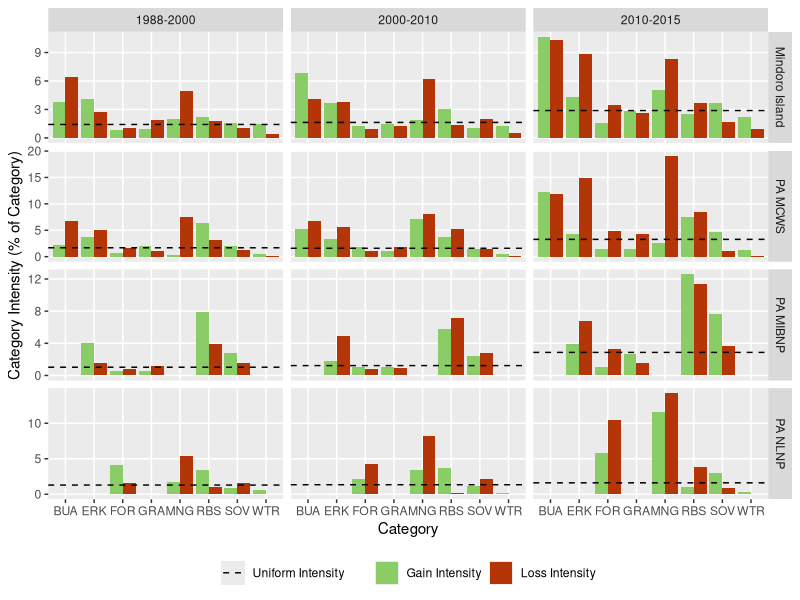

This chart was generated by the following R code:
# Script Description --------------------
# This R script generates barplots using ggplot2 package to visualise the interval level
# intensity analysis of changes in Mindoro Island, Philippines derived from land cover
# classification of Landsat data for three time-intervals: 1988-2000, 2000-2010, and
# 2010-2015. Intensity analysis was calculated using an Excel spreadsheet with a VBA macro
# (see https://sites.google.com/site/intensityanalysis/). The domain of analysis is
# Mindoro Island. 
#
# Script By:      Jose Don T De Alban
# Date Created:   13 Mar 2018
# Last Modified:  30 Jul 2019

# Set Working Directory -------------------
setwd("/Users/dondealban/Mindoro/")

# Load Libraries --------------------------
library(tidyverse)
library(readxl)

# Read Input Data -------------------------

# Read interval level XLSX data file, convert to data frame, and store into variable
dfMINDRg <- as.data.frame(read_excel("Category_Level_Intensity_Analysis_ALL.xlsx", sheet="Gain_Mindoro"))
dfMINDRl <- as.data.frame(read_excel("Category_Level_Intensity_Analysis_ALL.xlsx", sheet="Loss_Mindoro"))
dfMCWSg  <- as.data.frame(read_excel("Category_Level_Intensity_Analysis_ALL.xlsx", sheet="Gain_MCWS"))
dfMCWSl  <- as.data.frame(read_excel("Category_Level_Intensity_Analysis_ALL.xlsx", sheet="Loss_MCWS"))
dfMIBNPg <- as.data.frame(read_excel("Category_Level_Intensity_Analysis_ALL.xlsx", sheet="Gain_MIBNP"))
dfMIBNPl <- as.data.frame(read_excel("Category_Level_Intensity_Analysis_ALL.xlsx", sheet="Loss_MIBNP"))
dfNLNPg  <- as.data.frame(read_excel("Category_Level_Intensity_Analysis_ALL.xlsx", sheet="Gain_NLNP"))
dfNLNPl  <- as.data.frame(read_excel("Category_Level_Intensity_Analysis_ALL.xlsx", sheet="Loss_NLNP"))

# Clean and Subset Data -------------------

# 1. Select columns: include all columns except Category ID
subMINDRg <- subset(dfMINDRg, select=c(1,3:11))
subMINDRl <- subset(dfMINDRl, select=c(1,3:11))
subMCWSg  <- subset(dfMCWSg, select=c(1,3:11))
subMCWSl  <- subset(dfMCWSl, select=c(1,3:11))
subMIBNPg <- subset(dfMIBNPg, select=c(1,3:11)) 
subMIBNPl <- subset(dfMIBNPl, select=c(1,3:11))
subNLNPg  <- subset(dfNLNPg, select=c(1,3:11)) 
subNLNPl  <- subset(dfNLNPl, select=c(1,3:11))

# *Remove classes: MNG, BUA, WTR for this domain of analysis
# Mts Iglit-Baco National Park
remove.list1 <- paste(c("MNG","BUA","WTR"), collapse='|')
subMIBNPg <- subMIBNPg %>% filter(!grepl(remove.list1, subMIBNPg$Category_Name))
subMIBNPl <- subMIBNPl %>% filter(!grepl(remove.list1, subMIBNPl$Category_Name))
# Naujan Lake National Park
remove.list2 <- paste(c("GRA","BUA","ERK"), collapse='|')
subNLNPg <- subNLNPg %>% filter(!grepl(remove.list2, subNLNPg$Category_Name))
subNLNPl <- subNLNPl %>% filter(!grepl(remove.list2, subNLNPl$Category_Name))

# 2. Add Change Type column
# Mindoro Island
type1a <- rep("Gain", nrow(subMINDRg))
type2a <- rep("Loss", nrow(subMINDRl))
site1a <- rep("Mindoro Island", nrow(subMINDRg))
site2a <- rep("Mindoro Island", nrow(subMINDRl))
subMINDRg <- cbind(subMINDRg, type1a, site1a)
subMINDRl <- cbind(subMINDRl, type2a, site2a)
# Mt Calavite Wildlife Sanctuary
type1b <- rep("Gain", nrow(subMCWSg))
type2b <- rep("Loss", nrow(subMCWSl))
site1b <- rep("PA MCWS", nrow(subMCWSg))
site2b <- rep("PA MCWS", nrow(subMCWSl))
subMCWSg <- cbind(subMCWSg, type1b, site1b)
subMCWSl <- cbind(subMCWSl, type2b, site2b)
# Mts Iglit-Baco National Park
type1c <- rep("Gain", nrow(subMIBNPg))
type2c <- rep("Loss", nrow(subMIBNPl))
site1c <- rep("PA MIBNP", nrow(subMIBNPg))
site2c <- rep("PA MIBNP", nrow(subMIBNPl))
subMIBNPg <- cbind(subMIBNPg, type1c, site1c)
subMIBNPl <- cbind(subMIBNPl, type2c, site2c)
# Naujan Lake National Park
type1d <- rep("Gain", nrow(subNLNPg))
type2d <- rep("Loss", nrow(subNLNPl))
site1d <- rep("PA NLNP", nrow(subNLNPg))
site2d <- rep("PA NLNP", nrow(subNLNPl))
subNLNPg <- cbind(subNLNPg, type1d, site1d)
subNLNPl <- cbind(subNLNPl, type2d, site2d)

# 3. Reorder columns before renaming
subMINDRg <- subMINDRg[,c(1:2,11,12,3:10)]
subMINDRl <- subMINDRl[,c(1:2,11,12,3:10)]
subMCWSg  <- subMCWSg[,c(1:2,11,12,3:10)]
subMCWSl  <- subMCWSl[,c(1:2,11,12,3:10)]
subMIBNPg <- subMIBNPg[,c(1:2,11,12,3:10)]
subMIBNPl <- subMIBNPl[,c(1:2,11,12,3:10)]
subNLNPg  <- subNLNPg[,c(1:2,11,12,3:10)]
subNLNPl  <- subNLNPl[,c(1:2,11,12,3:10)]

# 4. Change column names for easier reference
# Note the following description of category level column names
# ColA - Years of Time Interval
# ColB - Category Name
# ColC - Change Type
# ColD - Study Area/Site
# ColE - Observed Annual Loss/Gain [number of elements]
# ColF - Loss/Gain Intensity [percent of t1/t2 category]
# ColG - Uniform Intensity [percent of interval domain]
# ColH - Uniform Annual Loss/Gain [number of elements]
# ColI - Hypothesized Annual Error [number of elements]
# ColJ - Commission Intensity [percent of t1/t2 category]
# ColK - Omission Intensity [percent of t1/t2 category]
# ColL - Hypothesized t1/t2 Error [percent of interval domain]

list <- c("ColA","ColB","ColC","ColD","ColE","ColF","ColG","ColH","ColI","ColJ","ColK","ColL")
colnames(subMINDRg) <- c(list)
colnames(subMINDRl) <- c(list)
colnames(subMCWSg)  <- c(list)
colnames(subMCWSl)  <- c(list)
colnames(subMIBNPg) <- c(list)
colnames(subMIBNPl) <- c(list)
colnames(subNLNPg)  <- c(list)
colnames(subNLNPl)  <- c(list)

# 6. Combine separate Loss and Gain datasets into one dataframe
catALL <- rbind(subMINDRg, subMINDRl, subMCWSg, subMCWSl, subMIBNPg, subMIBNPl, subNLNPg, subNLNPl)

# 7. Replace "Undefined" cells as 0 and convert ColF and ColK to numeric data types
#catALL[catALL=="Undefined"] <- 0
catALL <- transform(catALL, ColF = as.numeric(ColF), ColK = as.numeric(ColK))

# Generate Plots ------------------------

# Plot 1: Gain and Loss Intensities only
plotCAT <- ggplot() + geom_bar(data=catALL, aes(x=ColB, y=ColF, fill=ColC), stat="identity", position=position_dodge())
plotCAT <- plotCAT  + geom_hline(data=catALL, aes(yintercept=ColG, colour="#000000"), linetype="dashed") # Uniform line
plotCAT <- plotCAT  + facet_grid(ColD ~ ColA, scales="free_y")
plotCAT <- plotCAT  + labs(x="Category", y="Category Intensity (% of Category)")
plotCAT <- plotCAT  + scale_fill_manual(values=c("#8acd66","#b43507"), labels=c("Gain Intensity","Loss Intensity"))
plotCAT <- plotCAT  + scale_colour_manual(values=c("#000000"), labels=c("Uniform Intensity"))
plotCAT <- plotCAT  + theme(panel.grid.minor=element_blank())
plotCAT <- plotCAT  + theme(legend.position="bottom", legend.box="horizontal", legend.title=element_blank())

# Save Outputs --------------------------

# Output boxplots to a PDF file
ggsave(plotCAT, file="Category-Level-Intensity-Analysis_Mindoro.pdf", width=25, height=25, units="cm", dpi=300)
